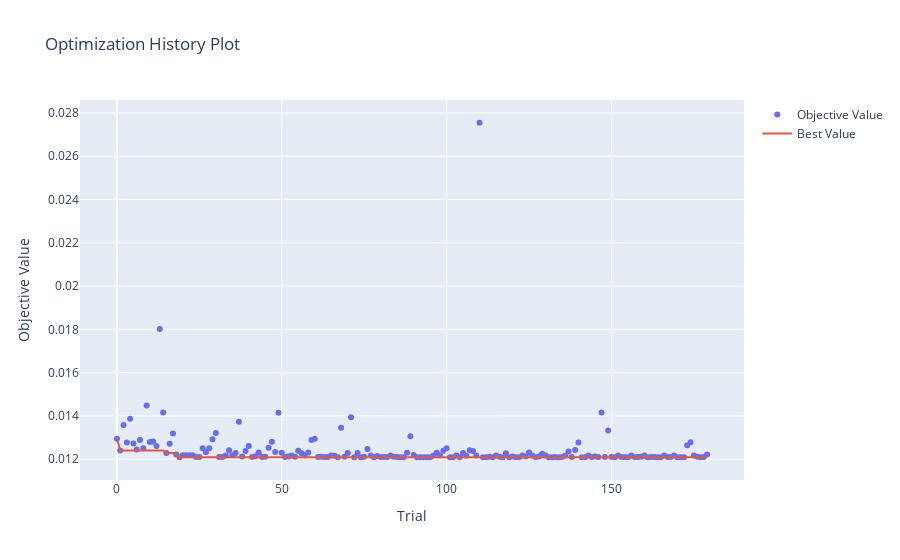

Notebook cell for this chart:
### Code cell
# Import optuna.visualization
import optuna.visualization as vis

# Plot optimization history
fig_1 = vis.plot_optimization_history(study) 
fig_1

### Figure 1 — Plotly figure (JSON) as saved in the notebook; plotly's stock layout.template omitted (floating-point values rounded to 4 significant figures; data arrays with more than 128 entries replaced by an {"elided": "..."} marker saying what was removed)
{"data": [{"mode": "markers", "name": "Objective Value", "type": "scatter", "x": {"elided": "180 int values"}, "y": {"elided": "180 float values"}}, {"mode": "lines", "name": "Best Value", "type": "scatter", "x": {"elided": "180 int values"}, "y": {"elided": "180 float values"}}, {"marker": {"color": "#cccccc"}, "mode": "markers", "name": "Infeasible Trial", "showlegend": false, "type": "scatter", "x": [], "y": []}], "layout": {"title": {"text": "Optimization History Plot"}, "xaxis": {"title": {"text": "Trial"}}, "yaxis": {"title": {"text": "Objective Value"}}}}
